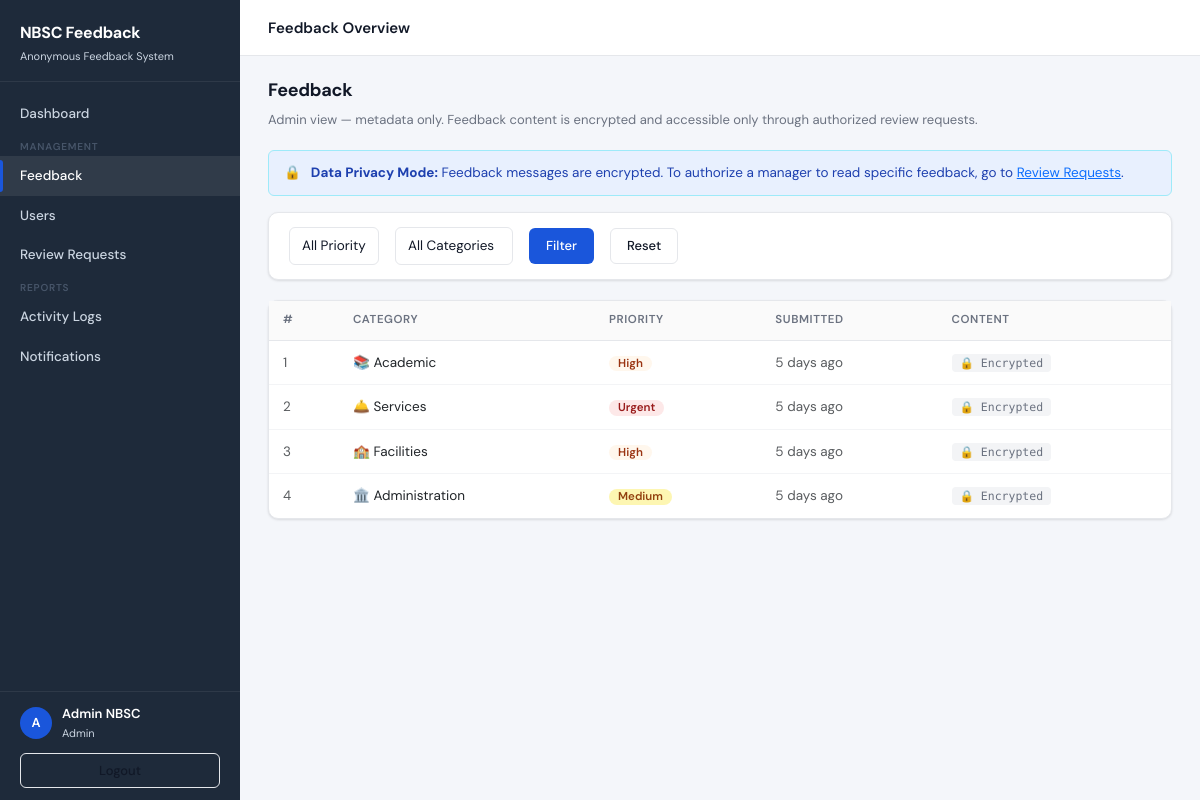
/app/admin/feedback.php (signed in), run on the app's committed database.
### tables this page shows
CREATE TABLE feedback (
    feedback_id  INT PRIMARY KEY AUTO_INCREMENT,
    category     ENUM('general','academic','facilities','services','faculty','administration','suggestion','complaint','other') DEFAULT 'general',
    priority     ENUM('Low','Medium','High','Urgent') DEFAULT 'Low',
    message_enc  BLOB        NOT NULL COMMENT 'AES-256-CBC encrypted message',
    message_hash VARCHAR(64) NOT NULL COMMENT 'SHA-256 hash for integrity check',
    status       ENUM('pending','reviewed','resolved') DEFAULT 'pending',
    submitted_by INT  NULL COMMENT 'student user_id who submitted',
    submitted_at DATETIME DEFAULT CURRENT_TIMESTAMP,
    FOREIGN KEY (submitted_by) REFERENCES users(user_id) ON DELETE SET NULL
);

### app/admin/feedback.php (the view, shortened to what this page needs)
<?php
require_once __DIR__ . '/../../config/config.php';
require_once __DIR__ . '/../../config/function.php';
require_once __DIR__ . '/../../includes/header.php';
require_once __DIR__ . '/../../includes/sidebar.php';
require_once __DIR__ . '/../../includes/footer.php';
$where = []; $params = [];
$sql = "SELECT feedback_id, category, priority, submitted_at FROM feedback";
$sql .= ' ORDER BY submitted_at DESC';
$stmt = $pdo->prepare($sql); $stmt->execute($params);
$feedbacks = $stmt->fetchAll();
?>
<div class="topbar"><span class="topbar-title">Feedback Overview</span></div>
<div class="content">
  <div class="page-header">
    <h1>Feedback</h1>
    <p>Admin view — metadata only. Feedback content is encrypted and accessible only through authorized review requests.</p>
  </div>
  <div class="alert alert-info" style="display:flex;align-items:center;gap:10px;">
    🔒 <div><strong>Data Privacy Mode:</strong> Feedback messages are encrypted. To authorize a manager to read specific feedback, go to <a href="review-requests.php">Review Requests</a>.</div>
  </div>
  <form method="GET" class="card" style="margin-bottom:20px;">
    <div class="card-body" style="padding:14px 20px;">
      <div class="flex gap-3 items-center flex-wrap">
        <select name="priority" class="form-control" style="width:auto;">
          <option value="">All Priority</option>
        </select>
        <select name="category" class="form-control" style="width:auto;">
          <option value="">All Categories</option>
        </select>
        <button type="submit" class="btn btn-primary">Filter</button>
        <a href="feedback.php" class="btn btn-outline">Reset</a>
      </div>
    </div>
  </form>
  <div class="card">
    <div class="table-wrap">
      <table>
        <thead>
          <tr><th>#</th><th>Category</th><th>Priority</th><th>Submitted</th><th>Content</th></tr>
        </thead>
        <tbody>
          <?php if (empty($feedbacks)): ?>
            <tr><td colspan="6" class="text-center text-muted" style="padding:32px;">No feedback found.</td></tr>
          <?php else: foreach ($feedbacks as $i => $fb): ?>
          <tr>
            <td class="text-muted"><?= $fb['feedback_id'] ?></td>
            <td><?= categoryIcon($fb['category']) ?> <?= sanitize(categoryLabel($fb['category'])) ?></td>
            <td><?= priorityBadge($fb['priority']) ?></td>
            <td class="text-muted"><?= timeAgo($fb['submitted_at']) ?></td>
            <td>
              <span style="font-family:'DM Mono',monospace;font-size:11.5px;background:#f3f4f6;padding:2px 8px;border-radius:4px;color:var(--text-muted);">
                🔒 Encrypted
              </span>
            </td>
          </tr>
          <?php endforeach; endif; ?>
        </tbody>
      </table>
    </div>
  </div>
</div>

### config/function.php (shortened to what this page needs)
<?php
function sanitize($val) {
    return htmlspecialchars(trim((string)$val), ENT_QUOTES, 'UTF-8');
}
function timeAgo($datetime) {
    $diff = time() - strtotime($datetime);
    if ($diff < 604800)  { $d = floor($diff/86400); return $d.' day'.($d!=1?'s':'').' ago'; }
    return date('M j, Y', strtotime($datetime));
}
function priorityBadge($p) {
    $map = ['Low'=>'badge-low','Medium'=>'badge-medium','High'=>'badge-high','Urgent'=>'badge-urgent'];
    return "<span class='badge ".($map[$p]??'badge-low')."'>$p</span>";
}
function categoryLabel($c) {
    return ucfirst(str_replace('_', ' ', $c));
}
function categoryIcon($cat) {
    $icons = [
        'academic'=>'📚','facilities'=>'🏫','services'=>'🛎️','faculty'=>'👨‍🏫',
        'administration'=>'🏛️','suggestion'=>'💡','complaint'=>'⚠️','general'=>'💬','other'=>'📝',
    ];
    return $icons[$cat] ?? '💬';
}

### assets/css/style.css (style rules this page uses)
:root { --primary: #1a56db; --primary-dark: #1240a8; --primary-light: #e8f0fe; --success: #0e9f6e; --success-light: #def7ec; --warning: #e3a008; --warning-light: #fdf6b2; --danger: #e02424; --danger-light: #fde8e8; --purple: #7e3af2; --purple-light: #edebfe; --bg: #f4f6fa; --surface: #ffffff; --border: #e5e7eb; --text: #111827; --text-muted: #6b7280; --text-light: #9ca3af; --nav-bg: #1e2a3a; --nav-text: #cbd5e1; --nav-active: #ffffff; --nav-hover: rgba(255,255,255,0.08); --radius: 10px; --radius-sm: 6px; --shadow: 0 1px 3px rgba(0,0,0,0.08), 0 1px 2px rgba(0,0,0,0.04); --shadow-md: 0 4px 12px rgba(0,0,0,0.1); }
*, *::before, *::after { box-sizing: border-box; margin: 0; padding: 0; }
body { font-family: 'DM Sans', sans-serif; background: var(--bg); color: var(--text); font-size: 14px; line-height: 1.6; }
.topbar { background: var(--surface); border-bottom: 1px solid var(--border); padding: 0 28px; height: 56px; display: flex; align-items: center; justify-content: space-between; position: sticky; top: 0; z-index: 50; }
.topbar-title { font-size: 15px; font-weight: 600; }
.content { padding: 24px 28px; flex: 1; }
.card { background: var(--surface); border: 1px solid var(--border); border-radius: var(--radius); box-shadow: var(--shadow); }
.card-body { padding: 20px; }
.badge { display: inline-flex; align-items: center; padding: 2px 9px; border-radius: 99px; font-size: 11.5px; font-weight: 600; gap: 4px; }
.badge-medium { background: var(--warning-light); color: #92400e; }
.badge-high { background: #fff7ed; color: #9a3412; }
.badge-urgent { background: var(--danger-light); color: #991b1b; }
.table-wrap { overflow-x: auto; }
table { width: 100%; border-collapse: collapse; font-size: 13.5px; }
thead th { padding: 10px 14px; text-align: left; font-size: 11.5px; font-weight: 600; text-transform: uppercase; letter-spacing: 0.05em; color: var(--text-muted); border-bottom: 1px solid var(--border); background: #fafafa; }
tbody td { padding: 11px 14px; border-bottom: 1px solid #f3f4f6; vertical-align: middle; }
tbody tr:last-child td { border-bottom: none; }
.form-control { width: 100%; padding: 8px 12px; border: 1px solid var(--border); border-radius: var(--radius-sm); font-family: inherit; font-size: 13.5px; color: var(--text); background: var(--surface); transition: border-color 0.15s, box-shadow 0.15s; outline: none; }
.form-control::placeholder { color: var(--text-light); }
select.form-control { cursor: pointer; }
.btn { display: inline-flex; align-items: center; gap: 6px; padding: 7px 16px; border-radius: var(--radius-sm); font-family: inherit; font-size: 13px; font-weight: 500; cursor: pointer; border: 1px solid transparent; text-decoration: none; transition: background 0.15s, opacity 0.15s, box-shadow 0.15s; white-space: nowrap; }
.btn-primary { background: var(--primary); color: #fff; }
.btn-outline { background: transparent; border-color: var(--border); color: var(--text); }
.alert { padding: 11px 15px; border-radius: var(--radius-sm); font-size: 13.5px; margin-bottom: 16px; display: flex; align-items: flex-start; gap: 8px; }
.alert-info { background: var(--primary-light); color: #1e40af; }
.page-header { margin-bottom: 20px; }
.page-header h1 { font-size: 18px; font-weight: 700; letter-spacing: -0.3px; }
.page-header p { font-size: 13px; color: var(--text-muted); margin-top: 3px; }
.text-muted { color: var(--text-muted); }
.flex { display: flex; }
.items-center { align-items: center; }
.gap-3 { gap: 12px; }

### data on the page
feedback: feedback_id "1", category "📚", category "Academic", priority "High", submitted_at "5 days ago"
feedback: feedback_id "2", category "🛎️", category "Services", priority "Urgent", submitted_at "5 days ago"
feedback: feedback_id "3", category "🏫", category "Facilities", priority "High", submitted_at "5 days ago"
feedback: feedback_id "4", category "🏛️", category "Administration", priority "Medium", submitted_at "5 days ago"

### other printed values
$label "Dashboard Feedback Users Review Requests Activity Logs Notifications"
$initial "A"
$fullname "Admin NBSC"
$role "Admin"
